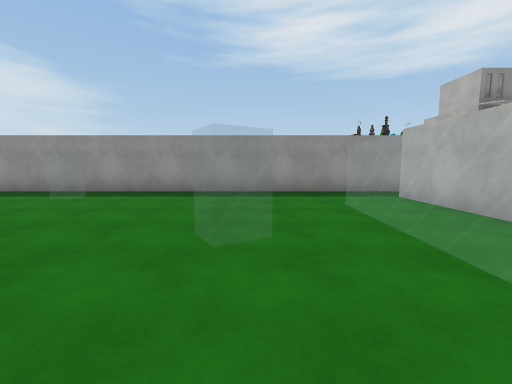
view 1 (above)

12 first-person views from a walk through a scene from a Unity 3-D project. The camera is 1.4 m above the floor, tilts 6° down and sees 90° across. The floor is counted in squares, 2 m on a side. Each view is taken from the middle of a square. On the plan, view 1 faces up. The plan holds only what a view shows up to about 9 squares ahead; the rest is blank. The place goes on beyond the plan. Some surface patterns are stand-ins.

view 2
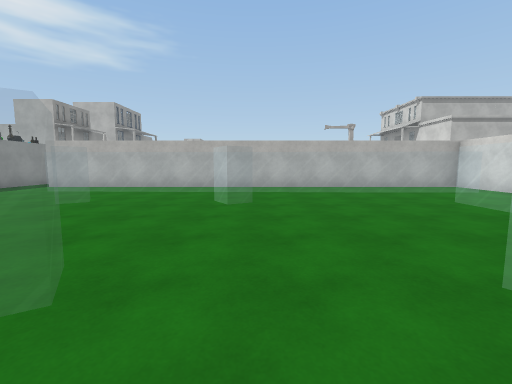

view 3
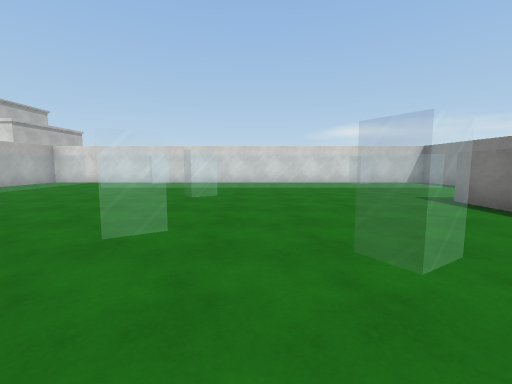

view 4
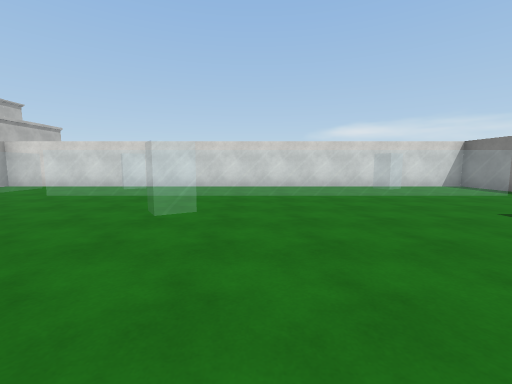

view 5
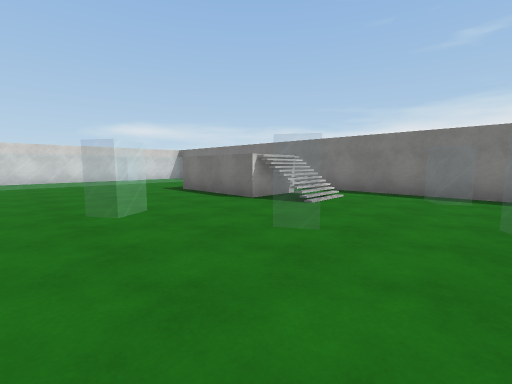

view 6
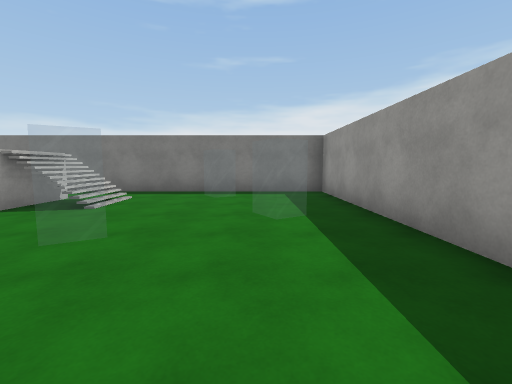

view 7
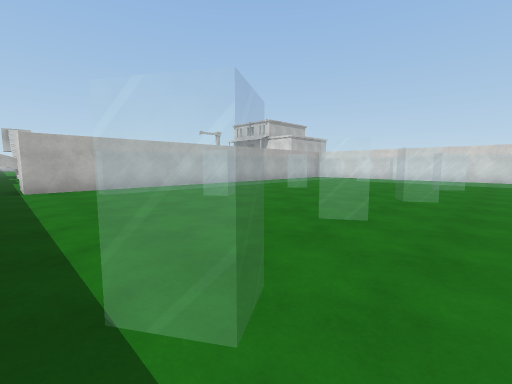

view 8
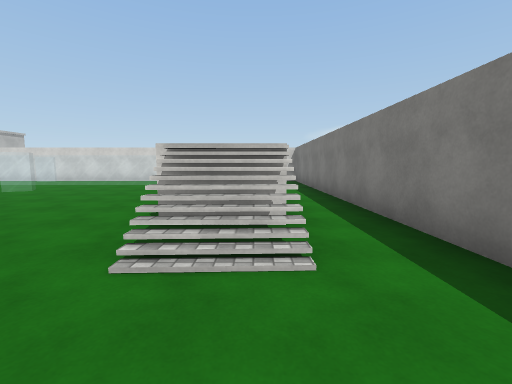

view 9
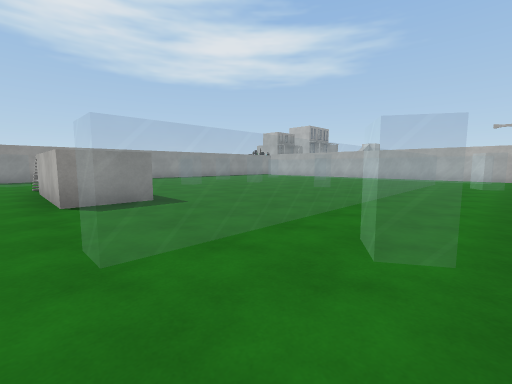

view 10
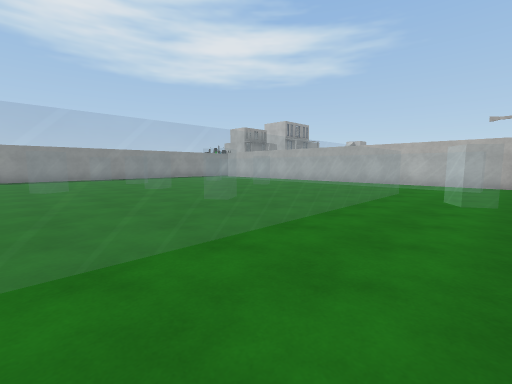

view 11
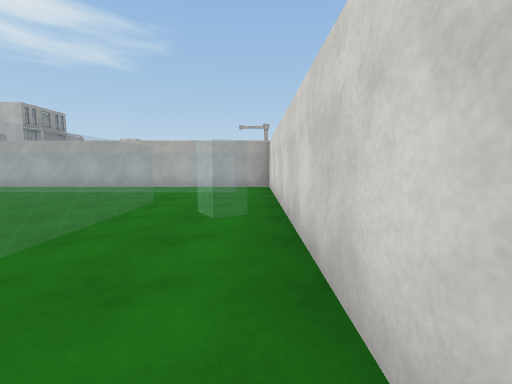

view 12
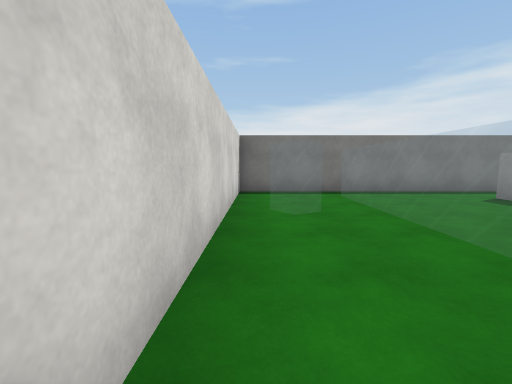

### Floor plan
Key: @ floor where view 1 was taken; # wall or solid block; x gap in a wall; . main floor; : floor 2 m higher than the main floor; + floor 3 m higher than the main floor; / step, stairs or slope; = window, fence, low wall or low ledge; O other object.
Columns run from 12 left of view 1 to 8 right of it. Each row starts with its distance up from view 1.
  9                    OO
  8                    OO
  7 #++xx+++x++++++O   O
  6 #...................
  5 #.. .... ....../
  4 # ............=/
  3 #.... ... ....=/
  2 #./#........ .=/
  1 #./#.. .......=/
  0 #.:/.... ...@.=/
 -1 #.:/........ .=/
 -2 #.##..........=/
 -3 #....... .....=/
 -4 #.............=/
 -5 #.==========..=/
 -6 #.. ....... ..=/
 -7 #.......... .../
 -8 ################

Where each view was taken, in squares from view 1:
view 1: 0 up, 0 right, facing up
view 2: 1 down, 5 left, facing right
view 3: 3 up, 5 left, facing down
view 4: 1 up, 5 left, facing down
view 5: 5 up, 5 left, facing down-left
view 6: 5 up, 5 left, facing left
view 7: 6 up, 5 left, facing down-right
view 8: 4 up, 10 left, facing down
view 9: 7 down, 11 left, facing up-right
view 10: 7 down, 7 left, facing up-right
view 11: 7 down, 5 left, facing right
view 12: 7 down, 5 left, facing left
